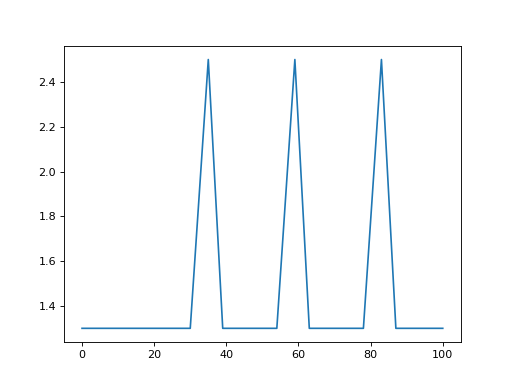

This figure's Python source:
import power1d

obj = power1d.geom.TriangleTooth( Q=101, q0=30, q1=40, x0=1.3, x1=2.5, dq=15 )
obj.plot()
